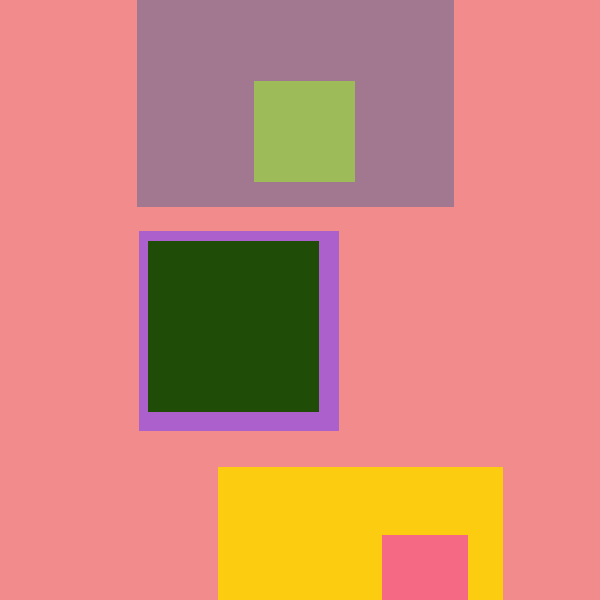
Frame 1 (no input)
Frame 2 (the mouse pressed at the canvas centre, redrawn once): identical to frame 1, image omitted

The Processing sketch that drew this single still picture (run headless with seeded random() and noise(); the mouse was pressed at the canvas centre and the sketch redrawn once):

// Processing sketch: HW3_response
// ── HW3_response.pde
void setup(){
  size(600, 600);
  background(255);
  noLoop();
}

void draw(){
  background(242, 140, 140, 300);
  noStroke();
  fill(251, 204, 15, 284);
  square(218, 467, 285);
  
  noFill();
  fill(120, 65, 246, 150);
  square(139, 231, 200);
  
  noFill();
  fill(237, 246, 54, 250);
  square(254, 81, 101);
  
  noFill();
  fill(31, 76, 6, 450);
  square(148, 241, 171);
  
  noFill();
  fill(246, 105, 132, 760);
  square(382, 535, 86);
  
  noFill();
  fill(10, 81, 147, 90);
  square(137, -110, 317);
}
